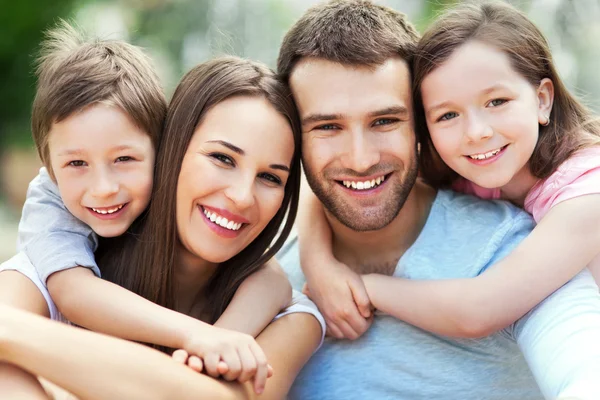
#> input picture Experiment_9/family1.jpg, 600 x 400 px
$ jupyter execute Experiment_9.ipynb
#> lines starting #> are read from the running program, lines starting #| are printed output that depends on the picture
### Implement the detection of Eye or face or Smile from the image.

[cell 1]
import numpy as np
import cv2

[cell 2]
# load models
face_cascade = cv2.CascadeClassifier(cv2.data.haarcascades + 'haarcascade_frontalface_default.xml')
eye_cascade = cv2.CascadeClassifier(cv2.data.haarcascades + 'haarcascade_eye.xml')
smile_cascade = cv2.CascadeClassifier(cv2.data.haarcascades + 'haarcascade_smile.xml')

[cell 3]
img = cv2.imread("family1.jpg")  # Load image
#> img is the input picture: shape (400, 600, 3); mean B, G, R 144.2, 155.8, 171.7
cv2.imshow("Image", img)  # Display the image
cv2.waitKey(0)  # Wait for a key press
cv2.destroyAllWindows()  # Close all windows

[cell 4]
gray = cv2.cvtColor(img, cv2.COLOR_BGR2GRAY)  # Convert to grayscale
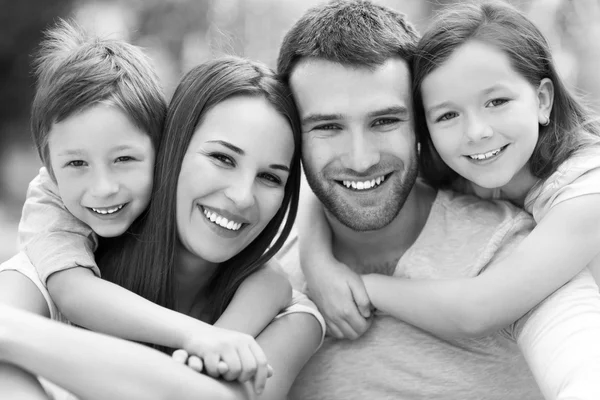
#> gray: shape (400, 600); min 0, max 255, mean 159.2
cv2.imshow("Grayscale Image", gray)  # Display the grayscale image
cv2.waitKey(0)  # Wait for a key press
cv2.destroyAllWindows()  # Close all windows

[cell 5]
# detect
face_cascade = cv2.CascadeClassifier(cv2.data.haarcascades + 'haarcascade_frontalface_default.xml')
eye_cascade = cv2.CascadeClassifier(cv2.data.haarcascades + 'haarcascade_eye.xml')
smile_cascade = cv2.CascadeClassifier(cv2.data.haarcascades + 'haarcascade_smile.xml')

faces = face_cascade.detectMultiScale(gray, 1.3, 5)
#> faces = [[412, 55, 136, 136], [286, 69, 146, 146], [35, 113, 131, 131], [164, 106, 147, 147]]

[cell 6]
# draw bounding boxes for each face detected
for (x,y,w,h) in faces:
    img = cv2.rectangle(img, (x,y), (x + w, y + h), (255,0,0), 2)
    roi_gray = gray[y:y+h, x:x+w] # roi: region of interest
    roi_color = img[y:y+h, x:x+w]
    eyes = eye_cascade.detectMultiScale(roi_gray)
    for (ex,ey,ew,eh) in eyes:
        cv2.rectangle(roi_color,(ex,ey),(ex+ew,ey+eh),(0,255,0),2)
#> this loop made 4 passes
#> (x, y, w, h, eyes) on passes 1 to 4: (412, 55, 136, 136, [[65, 30, 35, 35], [20, 46, 30, 30]]), (286, 69, 146, 146, [[75, 38, 34, 34]]), (35, 113, 131, 131, [[25, 35, 33, 33], [64, 25, 44, 44]]), (164, 106, 147, 147, [[46, 39, 30, 30], [91, 59, 28, 28], [22, 86, 34, 34]])
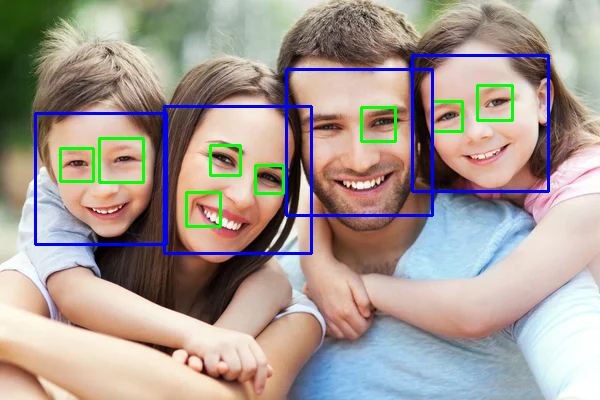
#> img: shape (400, 600, 3); mean B, G, R 146.5, 153.9, 165.3
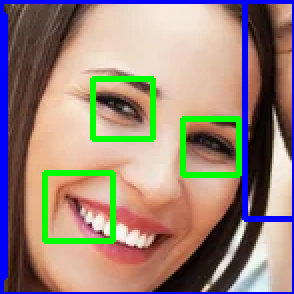
#> roi_color: shape (147, 147, 3) (shown 2 times larger); mean B, G, R 123.3, 133.3, 152.2
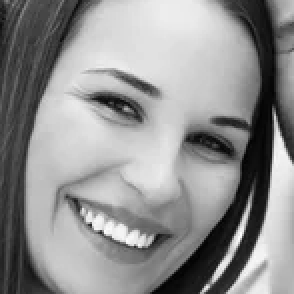
#> roi_gray: shape (147, 147) (shown 2 times larger); min 1, max 254, mean 143.9

[cell 7]
cv2.imshow("", img)
cv2.waitKey(0)
cv2.destroyAllWindows()

[cell 8]
img2 = cv2.imread("family2.jpg")  # Load image
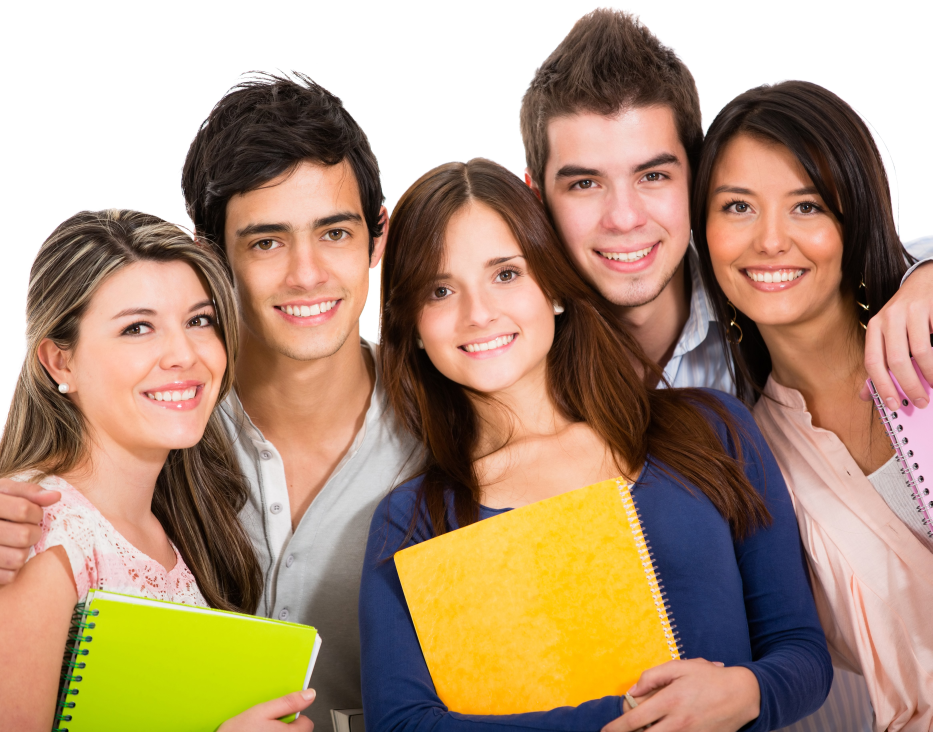
#> input picture Experiment_9/family2.jpg, 4662 x 3659 px (shown at 1/5 size)
#> img2 is the input picture: shape (3659, 4662, 3); mean B, G, R 121.6, 147.6, 174.9
new = cv2.resize(img2, (640, 400))
cv2.imshow("Image", new)  # Display the image
cv2.waitKey(0)  # Wait for a key press
cv2.destroyAllWindows()  # Close all windows

[cell 9]
gray = cv2.cvtColor(new, cv2.COLOR_BGR2GRAY) # convert to gray scale
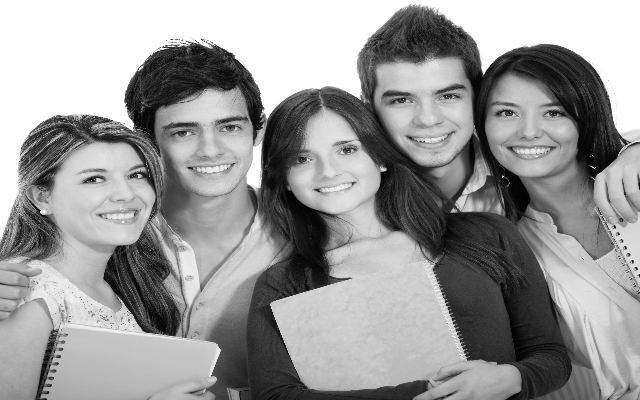
#> gray: shape (400, 640); min 0, max 255, mean 152.7

[cell 10]
# detect
faces = face_cascade.detectMultiScale(gray, 1.3, 5)
#> faces = [[375, 60, 100, 100], [477, 76, 97, 97], [155, 91, 104, 104], [279, 118, 97, 97], [64, 142, 99, 99]]

[cell 11]
# draw bounding boxes for each face detected
for (x,y,w,h) in faces:
    img = cv2.rectangle(new, (x,y), (x + w, y + h), (255,0,0), 2)
    roi_gray = gray[y:y+h, x:x+w] # roi: region of interest
    roi_color = img[y:y+h, x:x+w]

    eyes = eye_cascade.detectMultiScale(roi_gray)
    for (ex,ey,ew,eh) in eyes:
      cv2.rectangle(roi_color,(ex,ey),(ex+ew,ey+eh),(0,255,0),2)

    smiles = smile_cascade.detectMultiScale(roi_gray)
    for (sx, sy, sw, sh) in smiles:
      cv2.rectangle(roi_color, (sx, sy), ((sx + sw), (sy + sh)), (0, 0, 255), 2)
#> this loop made 5 passes
#> (x, y, w, h, eyes, smiles) on passes 1 to 5: (375, 60, 100, 100, [[59, 23, 27, 27], [14, 29, 24, 24]], [[3, 36, 42, 21], [32, 53, 43, 22], [27, 65, 55, 28]]), (477, 76, 97, 97, [[15, 24, 26, 26], [62, 27, 23, 23]], [[26, 61, 55, 27]]), (155, 91, 104, 104, [[59, 21, 32, 32], [13, 29, 26, 26]], [[27, 64, 57, 29]]), (279, 118, 97, 97, [[54, 20, 24, 24], [12, 32, 22, 22]], [[28, 58, 53, 27]]), (64, 142, 99, 99, [[59, 22, 25, 25], [17, 25, 25, 25]], [[25, 59, 59, 29]])
#> pass 1, `roi_color = img[y:y+h, x:x+w]`:
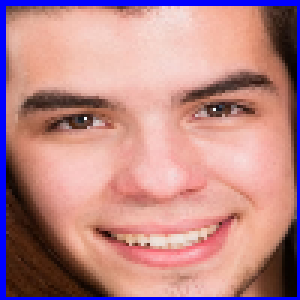
#> roi_color: shape (100, 100, 3) (shown 3 times larger); mean B, G, R 137.1, 134.9, 186.5
#> after the loop:
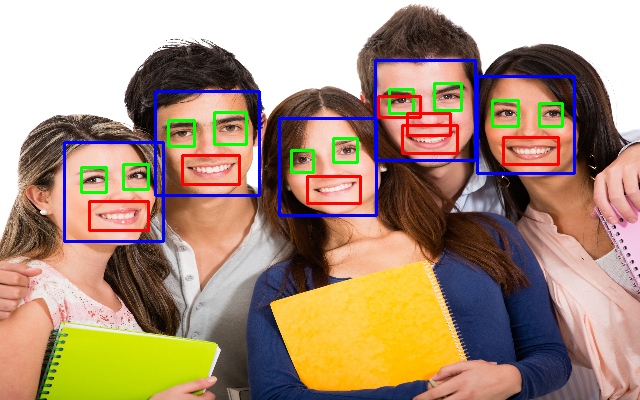
#> new: shape (400, 640, 3); mean B, G, R 122.3, 144.6, 169.9
#> after the loop:
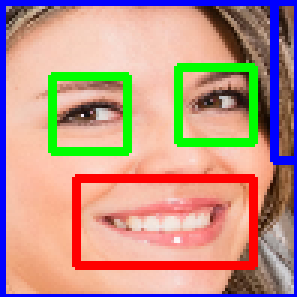
#> roi_color: shape (99, 99, 3) (shown 3 times larger); mean B, G, R 136.2, 148.5, 188.5
#> after the loop:
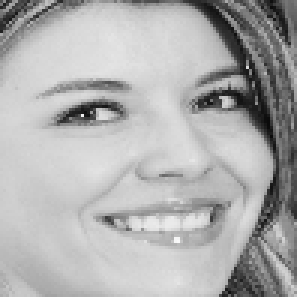
#> roi_gray: shape (99, 99) (shown 3 times larger); min 11, max 250, mean 174.8
